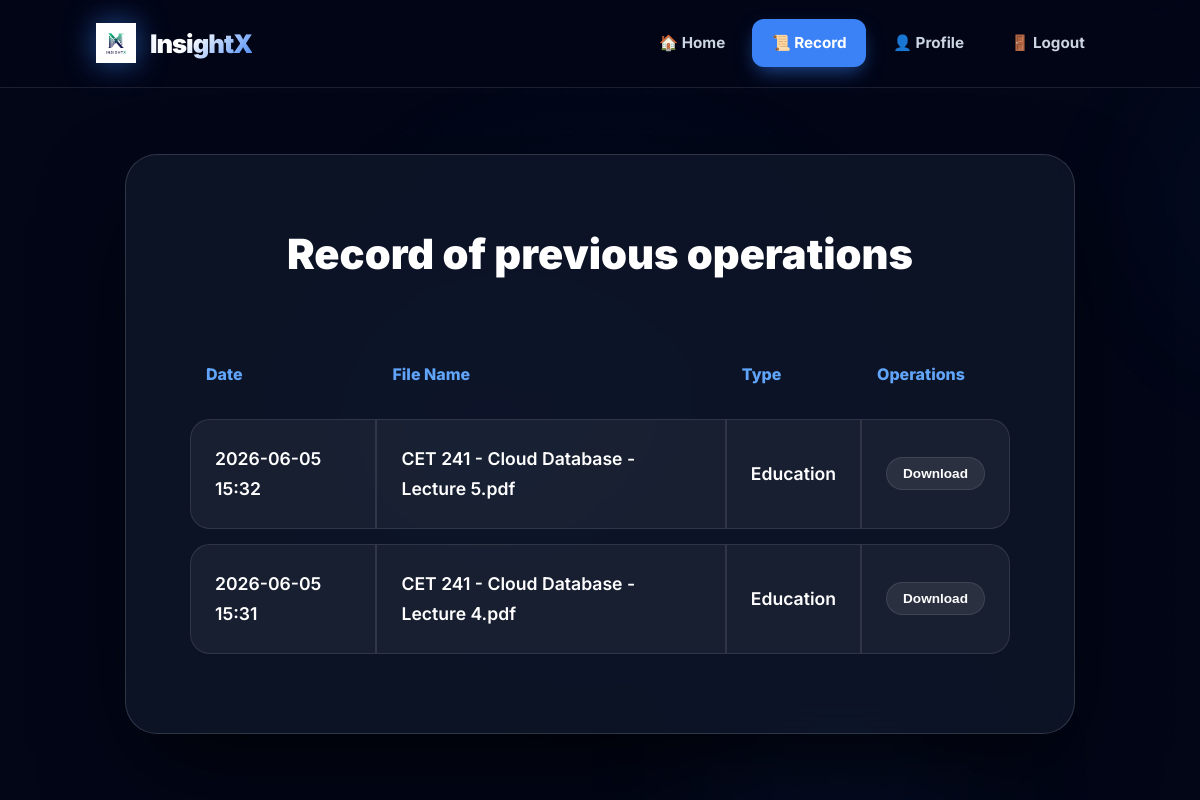
The app's page /history (signed in) with its own data.
### database/models.py (models this page shows, shortened)
class Summary(db.Model):
    __tablename__ = "summaries"
    id = db.Column(db.Integer, primary_key=True)
    user_id = db.Column(db.Integer, db.ForeignKey("users.id"), nullable=False)
    input_text = db.Column(db.Text, nullable=True)
    file_name = db.Column(db.String(200), nullable=True)
    summary = db.Column(db.Text, nullable=False)
    category = db.Column(db.String(50), default="other")
    stats_json = db.Column(db.Text, default="{}")
    created_at = db.Column(db.DateTime, default=datetime.utcnow)

### app.py (the view)
@app.route("/history")
@login_required
def history():
    records = get_user_summaries(current_user.id)
    return render_template("history.html", records=records)

### database/db.py (called while the page is built)
@event.listens_for(Engine, "connect")
def configure_sqlite_pragmas(dbapi_connection, _connection_record) -> None:
    if not isinstance(dbapi_connection, sqlite3.Connection):
        return
    cursor = dbapi_connection.cursor()
    cursor.execute("PRAGMA foreign_keys=ON")
    cursor.execute("PRAGMA journal_mode=MEMORY")
    cursor.execute("PRAGMA synchronous=NORMAL")
    cursor.close()

def _create_sqlite_connection() -> sqlite3.Connection:
    connection = sqlite3.connect(ACTIVE_DATABASE_PATH, check_same_thread=False)
    cursor = connection.cursor()
    cursor.execute("PRAGMA foreign_keys=ON")
    cursor.execute("PRAGMA journal_mode=WAL")
    cursor.execute("PRAGMA synchronous=NORMAL")
    cursor.close()
    return connection

### database/summary_repository.py (called while the page is built)
def get_user_summaries(user_id: int, limit: int | None = None) -> list[Summary]:
    query = Summary.query.filter_by(user_id=user_id).order_by(Summary.created_at.desc())
    if limit is not None:
        query = query.limit(limit)
    return query.all()

### database/user_repository.py (called while the page is built)
def get_user_by_id(user_id: int) -> User | None:
    return db.session.get(User, user_id)

### services/auth_service.py (called while the page is built)
def configure_login_manager() -> None:
    global _LOGIN_MANAGER_CONFIGURED
    if _LOGIN_MANAGER_CONFIGURED:
        return
    @login_manager.user_loader
    def load_user(user_id: str):
        try:
            return user_repository.get_user_by_id(int(user_id))
        except (TypeError, ValueError):
            return None
    _LOGIN_MANAGER_CONFIGURED = True

### templates/history.html (shortened to what this page needs)
<!DOCTYPE html>
<html lang="en">
<head>
    <link rel="stylesheet" href="/static/style.css?v=12.0">
</head>
<body>
    <header>
        <a href="/" class="logo-container">
            <img src="/static/favicon.jpg" class="bird-logo" alt="InsightX">
            <span class="logo-text">InsightX</span>
        </a>
        <nav>
            <ul>
                <li><a href="/">🏠 Home</a></li>
                <li><a href="/history" class="active">📜 Record</a></li>
                {% if current_user.is_admin %}<li><a href="/admin">⚙️ Admin</a></li>{% endif %}<li><a href="/profile">👤 Profile</a></li>
                <li><a href="#" onclick="doLogout()">🚪 Logout</a></li>
            </ul>
        </nav>
    </header>
    <main>
        <div class="history-container glass-card">
            <h2>Record of previous operations</h2>
            <div style="overflow-x: auto;">
                <table>
                    <thead>
                        <tr>
                            <th>Date</th>
                            <th>File Name</th>
                            <th>Type</th>
                            <th>Operations</th>
                        </tr>
                    </thead>
                    <tbody>
                        {% if records %}
                        {% for record in records %}
                        <tr>
                            <td>{{ record.created_at.strftime('%Y-%m-%d %H:%M') }}</td>
                            <td>
                                {% if record.file_name %}
                                {{ record.file_name }}
                                {% elif record.input_text %}
                                {{ record.input_text[:40] }}{% if record.input_text|length > 40 %}...{% endif %}
                                {% else %}
                                Text input
                                {% endif %}
                            </td>
                            <td>{{ record.category|title }}</td>
                            <td>
                                <div class="btn-group" style="margin-top: 0; justify-content: flex-start;"><button
                                        type="button"
                                        class="file-btn history-download-btn"
                                        style="padding: 0.5rem 1rem; font-size: 0.85rem;"
                                        data-filename='{{ (record.file_name or "summary") | tojson }}'
                                        data-summary='{{ record.summary | tojson }}'
                                    >
                                        Download
                                    </button>
                                </div>
                            </td>
                        </tr>
                        {% endfor %}
                        {% else %}
                        <tr>
                            <td colspan="4" style="text-align: center;">No operations recorded yet.</td>
                        </tr>
                        {% endif %}
                    </tbody>
                </table>
            </div>
        </div>
    </main>
</body>
</html>

### static/style.css (style rules this page uses)
:root { --primary-blue: #3b82f6; --primary-blue-glow: rgba(59, 130, 246, 0.6); --bg-black: #020617; --card-black: rgba(15, 23, 42, 0.8); --text-white: #ffffff; --text-muted: #cbd5e1; --border-gray: rgba(255, 255, 255, 0.1); --accent-blue: #60a5fa; --transition: all 0.4s cubic-bezier(0.175, 0.885, 0.32, 1.275); }
* { box-sizing: border-box; margin: 0; padding: 0; }
body { font-family: 'Inter', -apple-system, sans-serif; background-color: var(--bg-black); color: var(--text-white); line-height: 1.7; min-height: 100vh; overflow-x: hidden; display: flex; flex-direction: column; }
body::before { content: ''; position: fixed; top: 0; left: 0; width: 100%; height: 100%; background-image: radial-gradient(circle at 50% 50%, rgba(59, 130, 246, 0.05) 0%, transparent 50%), radial-gradient(circle at 20% 30%, rgba(255, 255, 255, 0.02) 1px, transparent 0); background-size: 100% 100%, 40px 40px; z-index: -1; animation: pulseBg 10s infinite alternate ease-in-out; }
header { background: rgba(2, 6, 23, 0.8); backdrop-filter: blur(25px); -webkit-backdrop-filter: blur(25px); padding: 1.2rem 8%; display: flex; justify-content: space-between; align-items: center; border-bottom: 1px solid var(--border-gray); position: sticky; top: 0; z-index: 1000; }
.logo-container { display: flex; align-items: center; gap: 14px; text-decoration: none; }
.bird-logo { width: 40px; height: 40px; fill: var(--primary-blue); filter: drop-shadow(0 0 15px var(--primary-blue-glow)); animation: float 3s infinite ease-in-out; }
.logo-text { font-size: 1.6rem; font-weight: 900; letter-spacing: -1px; background: linear-gradient(135deg, #fff 40%, var(--primary-blue) 100%); -webkit-background-clip: text; -webkit-text-fill-color: transparent; }
nav ul { list-style: none; display: flex; gap: 0.5rem; }
nav a { text-decoration: none; color: var(--text-muted); font-weight: 700; font-size: 0.95rem; transition: var(--transition); padding: 0.7rem 1.2rem; border-radius: 12px; display: flex; align-items: center; gap: 8px; }
nav a.active { color: #fff; background: var(--primary-blue); box-shadow: 0 8px 20px -5px var(--primary-blue-glow); }
main { flex: 1; display: flex; align-items: center; justify-content: center; padding: 4rem 5%; }
.glass-card { background: var(--card-black); backdrop-filter: blur(20px); -webkit-backdrop-filter: blur(20px); border: 1px solid rgba(255, 255, 255, 0.15); border-radius: 32px; padding: 4rem; box-shadow: 0 40px 100px -20px rgba(0, 0, 0, 0.8); width: 100%; max-width: 950px; position: relative; overflow: hidden; }
h2 { font-size: 2.6rem; font-weight: 900; margin-bottom: 2.5rem; color: var(--text-white); text-align: center; display: flex; align-items: center; justify-content: center; gap: 15px; }
.btn-group { display: flex; gap: 15px; justify-content: center; margin-top: 3rem; }
button, .file-btn { padding: 1.1rem 2.5rem; border-radius: 18px; font-weight: 800; font-size: 1.1rem; cursor: pointer; transition: var(--transition); display: inline-flex; align-items: center; justify-content: center; gap: 12px; border: none; }
.file-btn { background: rgba(255, 255, 255, 0.08); color: #fff; border: 1px solid var(--border-gray); }
table { width: 100%; border-collapse: separate; border-spacing: 0 15px; }
th { padding: 1rem; text-align: left; color: var(--accent-blue); font-weight: 800; }
td { padding: 1.5rem; background: rgba(255, 255, 255, 0.05); border: 1px solid var(--border-gray); font-size: 1.1rem; font-weight: 600; text-align: left; }
td:first-child { border-radius: 20px 0 0 20px; }
td:last-child { border-radius: 0 20px 20px 0; }

### records on screen
Summary: created_at "2026-06-05 15:32", file_name "CET 241 - Cloud Database - Lecture 5.pdf", category "Education"
Summary: created_at "2026-06-05 15:31", file_name "CET 241 - Cloud Database - Lecture 4.pdf", category "Education"
